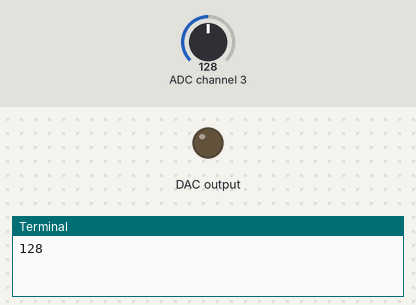
Recording of a program running on a simulated Raspberry Pi (BCM pin numbers). On the bench: output pins drawn as LEDs (lit = HIGH), the last lines printed to the terminal. The inputs (shaded band) are chosen by the test bench; at power-on: ADC channel 3 = 128 (analog values on the 0–255 scale). At 9.8 s the program stops and its outputs stay as they are.

Above: at 0.1 s.
At 5.76 s:
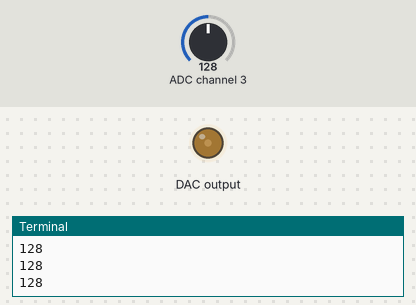
At 7.9 s:
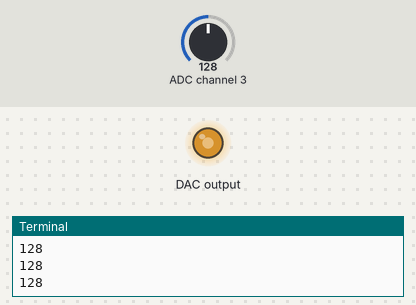
At 9.8 s:
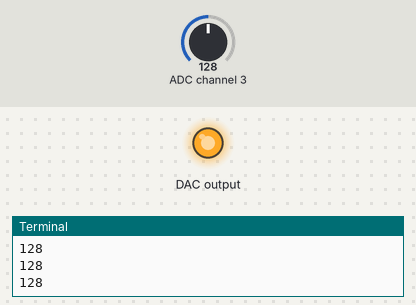
Timing chart, 0 to 11.3 s (numbered marks = the images above):
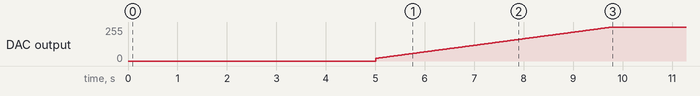

Measured:
- by itself, DAC output: moves from 0/255 to 254/255 over 4.8 s

The program:

PCF8591.py
```python
import smbus
import time

class AD:
    address=0x48    #默认地址
    A0=0x40         #AD转换通道，从A0到A3
    A1=0x41
    A2=0x42
    A3=0x43
    #默认PCF8591的地址为0x48,默认AD通道为0x40,即A0
    def __init__(self,address=0x48,channel=0x40):
        self.address=address
        self.channel=channel
        self.bus=smbus.SMBus(1)
    def get_value(self):
        self.bus.write_byte(self.address,self.channel)
        value=self.bus.read_byte(self.address)
        return value

class DA:
    address=0x48    #DA转换地址
    cmd=0x40        #DA转换命令字
    value=0         #初始化value
    #实例化一个DA的同时传入DA的value,简单易读
    def __init__(self,value):
        bus=smbus.SMBus(1)
        if value>255:       #异常处理，超出DA范围抛出异常
            raise Exception("DA数值超出范围")
        self.value=value
        bus.write_byte_data(self.address,self.cmd,self.value)


if __name__=="__main__":
    try:
        a=AD(channel=AD.A3)
        for i in range(10):
            s=a.get_value()
            print(s)
            time.sleep(0.5)

        for j in range(20,255):
            b=DA(j)
            time.sleep(0.02)

    except KeyboardInterrupt:
        del a
        del b
```
